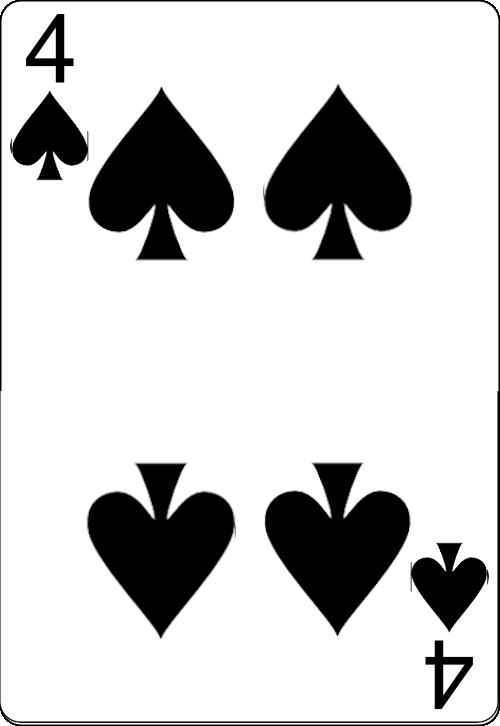
#> input picture POOIII/T2/img/15.png, 500 x 726 px, found by its file name
$ jupyter execute --allow-errors Pre_processing_images.ipynb
#> lines starting #> are read from the running program, lines starting #| are printed output that depends on the picture; after the words box and inside, x2 and y2 are one past the last pixel; in counts of white or black regions, pixels touching at a corner belong together
<a href="https://colab.research.google.com/github/FabioVCoelho/Univali/blob/master/ProcessamentoDeImagem/Pre_processing_images.ipynb" target="_parent"></a>

[cell 1]
import numpy as np
import cv2
from google.colab.patches import cv2_imshow
import matplotlib.pyplot as plt
import os
import PIL
import tensorflow as tf

from tensorflow import keras
from tensorflow.keras import layers
from tensorflow.keras.models import Sequential

def print_img(img):
  #Display the image
  cv2_imshow(img)
  #key binding function
  cv2.waitKey(0)
  #Destroyed all window we created earlier.
  cv2.destroyAllWindows()

[cell 2]
image = cv2.imread("/content/drive/My Drive/Colab Notebooks/ProcessamentoDeImagem/musicChords/Dó/15.png")
#> image is the input picture: shape (726, 500, 3); min 0, max 255, mean 205.4
gray = cv2.cvtColor(image,cv2.COLOR_RGB2GRAY)
thresh = cv2.threshold(gray, 0, 255, cv2.THRESH_BINARY_INV + cv2.THRESH_OTSU)[1]
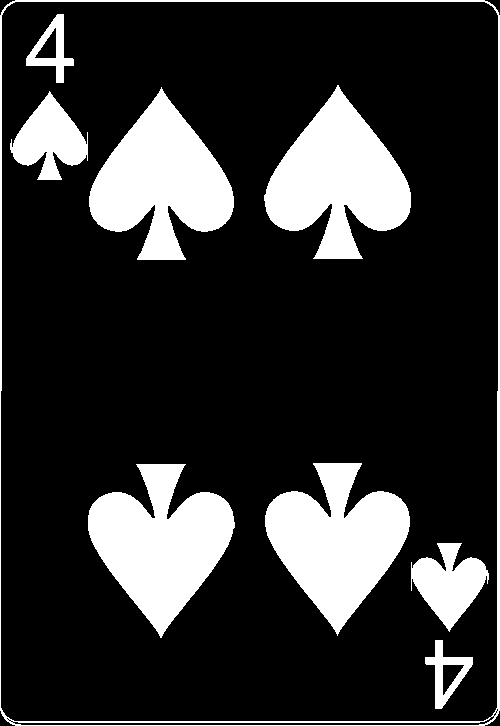
#> thresh: shape (726, 500); 19.7% white; 9 white regions, largest, box (x1, y1, x2, y2) and area: (264, 85, 411, 259) 14199, (88, 464, 235, 638) 14199, (89, 87, 234, 260) 13864
# Remove vertical
vertical_kernel = cv2.getStructuringElement(cv2.MORPH_RECT, (1,30))
detected_lines = cv2.morphologyEx(thresh, cv2.MORPH_OPEN, vertical_kernel, iterations=2)
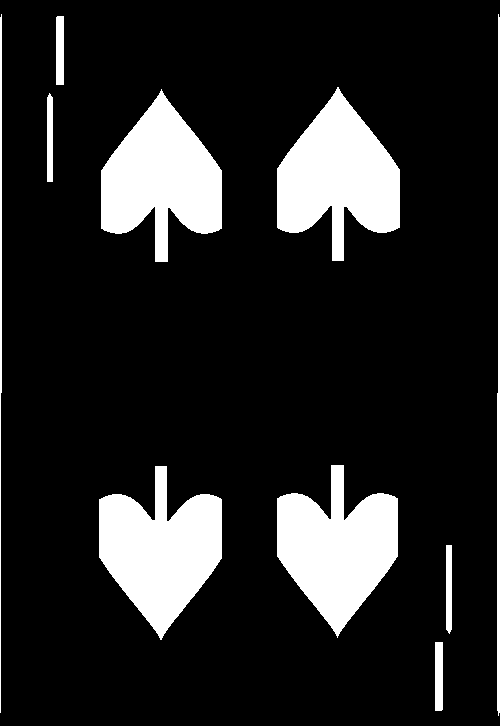
#> detected_lines: shape (726, 500); 14.9% white; 10 white regions
cnts = cv2.findContours(detected_lines, cv2.RETR_EXTERNAL, cv2.CHAIN_APPROX_SIMPLE)
#> cnts = 10 contours; largest, box (x1, y1, x2, y2) and area: (99, 466, 222, 640) 12168, (277, 87, 400, 261) 12168, (277, 465, 398, 638) 11887, (101, 89, 222, 262) 11887, (497, 14, 500, 716) 1014
cnts = cnts[0] if len(cnts) == 2 else cnts[1]
for c in cnts:
    cv2.drawContours(image, [c], -1, (255,255,255), 2)
#> this loop made 10 passes
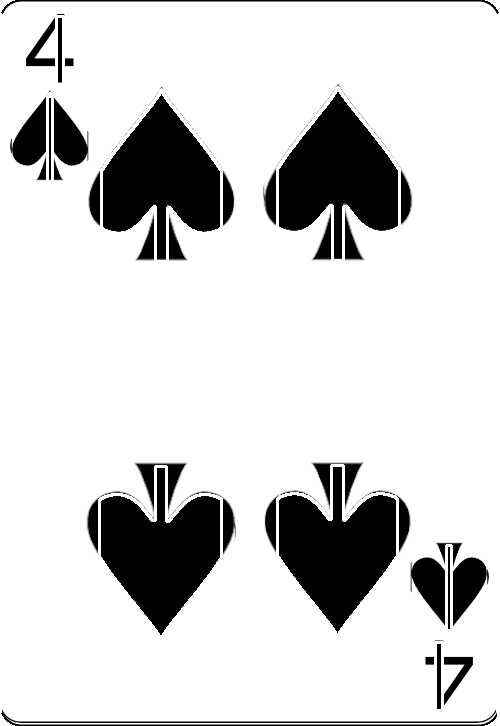
#> image: shape (726, 500, 3); 3.17% of pixels changed, all inside (x1, y1, x2, y2) = (0, 13, 500, 716)

print_img(image)
print_img(thresh)

[cell 3]
vertical = np.copy(thresh)
# Specify size on vertical axis
rows = vertical.shape[0]
#> rows = 726
verticalsize = rows // 30
#> verticalsize = 24
# Create structure element for extracting vertical lines through morphology operations
verticalStructure = cv2.getStructuringElement(cv2.MORPH_RECT, (1, verticalsize))
#> verticalStructure = 24 values from 1 to 1
# Apply morphology operations
vertical = cv2.erode(vertical, verticalStructure)
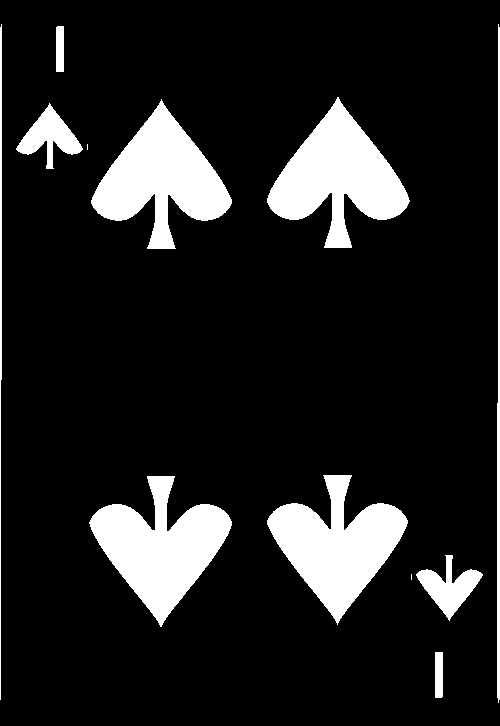
#> vertical: shape (726, 500); 13.1% white; 12 white regions (2 under 20 px), largest, box (x1, y1, x2, y2) and area: (267, 97, 410, 248) 10240, (89, 476, 232, 627) 10240, (91, 99, 232, 249) 9964
vertical = cv2.dilate(vertical, verticalStructure)
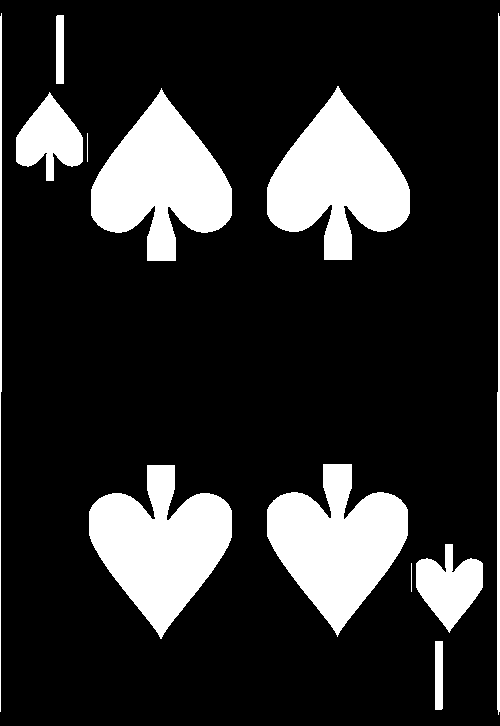
#> vertical: shape (726, 500); 18.1% white; 12 white regions, largest, box (x1, y1, x2, y2) and area: (267, 86, 410, 260) 13897, (89, 465, 232, 639) 13897, (91, 88, 232, 261) 13575
# Show extracted vertical lines
print_img(vertical)

[cell 4]
# image = cv2.imread("/content/drive/My Drive/Colab Notebooks/ProcessamentoDeImagem/musicChords/Dó/13.png")
path = "/content/drive/My Drive/Colab Notebooks/ProcessamentoDeImagem/musicChords/NotesToModel/Fa/"
#> (the rest of this cell did not finish here and is left out)

#> (a cell that did not finish here is left out)

[cell 6]
# image = cv2.imread("/content/drive/My Drive/Colab Notebooks/ProcessamentoDeImagem/musicChords/Dó/13.png")
path = "/content/drive/My Drive/Colab Notebooks/ProcessamentoDeImagem/musicChords/NotesToModel/Mi/"
#> (the rest of this cell did not finish here and is left out)

[cell 7]
# image = cv2.imread("/content/drive/My Drive/Colab Notebooks/ProcessamentoDeImagem/musicChords/Dó/13.png")
path = "/content/drive/My Drive/Colab Notebooks/ProcessamentoDeImagem/musicChords/Ré/"
#> (the rest of this cell did not finish here and is left out)

[cell 8]
def note_and_bars(image):
  gray = cv2.cvtColor(image,cv2.COLOR_RGB2GRAY)
  thresh = cv2.threshold(gray, 0, 255, cv2.THRESH_BINARY_INV + cv2.THRESH_OTSU)[1]
  horizontal = np.copy(thresh)
  # Specify size on horizontal axis
  cols = horizontal.shape[1]
  horizontal_size = cols // 10
  # Create structure element for extracting horizontal lines through morphology operations
  horizontalStructure = cv2.getStructuringElement(cv2.MORPH_RECT, (horizontal_size, 1))
  # Apply morphology operations
  horizontal = cv2.erode(horizontal, horizontalStructure)
  horizontal = cv2.dilate(horizontal, horizontalStructure)
  return horizontal

[cell 9]
# [13 lines left out: function thick_rectangle, not called in this run]

#> (a cell that did not finish here is left out)

[cell 11]
# [13 lines left out: function get_horizontal_line, not called in this run]

#> (a cell that did not finish here is left out)

[cell 13]
imagem_path = "/content/drive/My Drive/Colab Notebooks/ProcessamentoDeImagem/musicChords/Ré/Screenshot from 2020-10-21 20-25-47.png"
#> (the rest of this cell did not finish here and is left out)

[cell 14]
# image = cv2.imread("/content/drive/My Drive/Colab Notebooks/ProcessamentoDeImagem/musicChords/Dó/13.png")
path = "/content/drive/My Drive/Colab Notebooks/ProcessamentoDeImagem/musicChords/Nossa base/out/re/"
#> (the rest of this cell did not finish here and is left out)

[cell 15]
# image = cv2.imread("/content/drive/My Drive/Colab Notebooks/ProcessamentoDeImagem/musicChords/Dó/13.png")
path = "/content/drive/My Drive/Colab Notebooks/ProcessamentoDeImagem/musicChords/NotesToModel/Fa/"
#> (the rest of this cell did not finish here and is left out)

[cell 16]
# [50 lines left out: function get_circles_from_image, not called in this run]

[cell 17]
import numpy as np
import cv2

img = cv2.imread('/content/drive/My Drive/Colab Notebooks/ProcessamentoDeImagem/musicChords/Dó/15.png',cv2.IMREAD_COLOR)
a1=14
b1=62
r=14
cv2.circle(img,(a1,b1), r, (0,0,0),2)
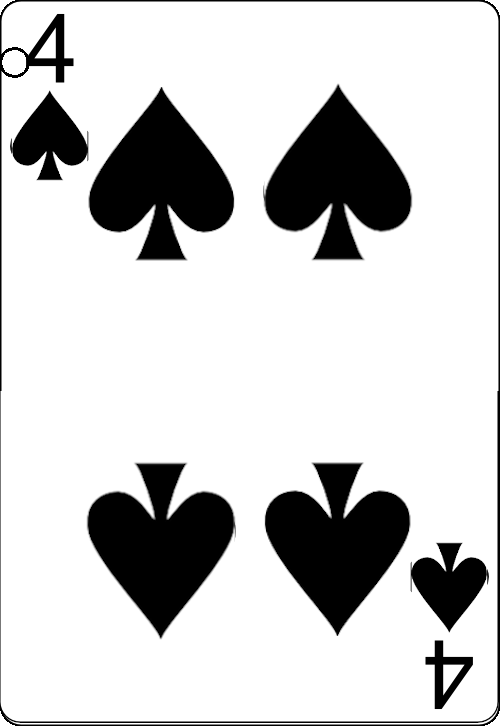
#> img: shape (726, 500, 3); 0.06% of pixels changed, all inside (x1, y1, x2, y2) = (1, 47, 29, 78)
result = img[a1-r:a1+r,b1-r:b1+r]
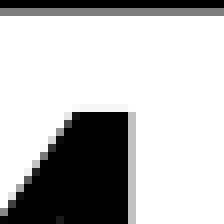
#> result: shape (28, 28, 3) (shown 8 times larger); min 0, max 255, mean 187.5
print_img(result)
# [4 lines of commented-out code are left out]

$ run again, with POOIII/T2/img/0.png copied over POOIII/T2/img/15.png
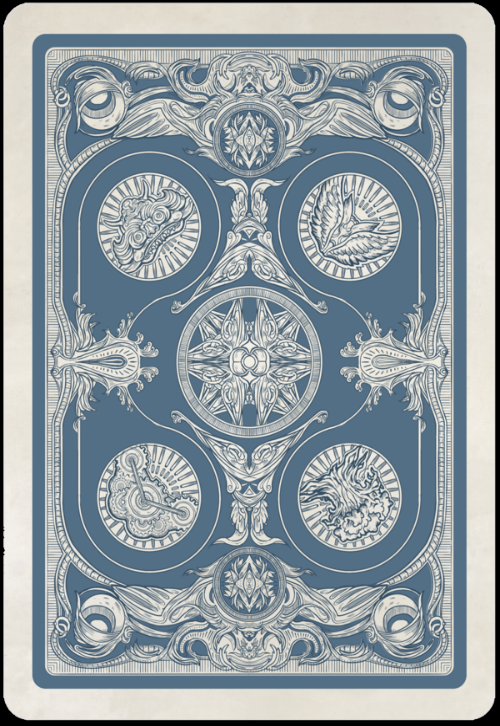
#> input picture POOIII/T2/img/0.png, 500 x 726 px, found by its file name
#> image is the input picture: shape (726, 500, 3); mean B, G, R 163.9, 158.3, 147.4
#> thresh: shape (726, 500); 52.1% white; 606 black regions (469 under 20 px), largest, box (x1, y1, x2, y2) and area: (4, 3, 495, 720) 67213, (45, 47, 454, 676) 38623, (176, 286, 322, 438) 9868
#> detected_lines: shape (726, 500); 16.2% white; 44 white regions
#> cnts = 44 contours, 16 with area under 20; largest, box (x1, y1, x2, y2) and area: (32, 36, 45, 691) 7760, (453, 36, 466, 691) 7198, (381, 180, 419, 345) 3588, (80, 180, 118, 348) 3586, (381, 383, 419, 548) 3572
#> the loop `for c in cnts:` made 44 passes
#> c on passes 1, 4, 5, 11, 12, 13, 18, 21: [[451, 596], [451, 659]], [[276, 545], [276, 603]], [[222, 545], [222, 603]], [[438, 424], [438, 519]], [[444, 423], [444, 500]], [[54, 422], [54, 508]], [[47, 326], [47, 402]], [[47, 249], [47, 324]]
#> after the loop `for c in cnts:`:
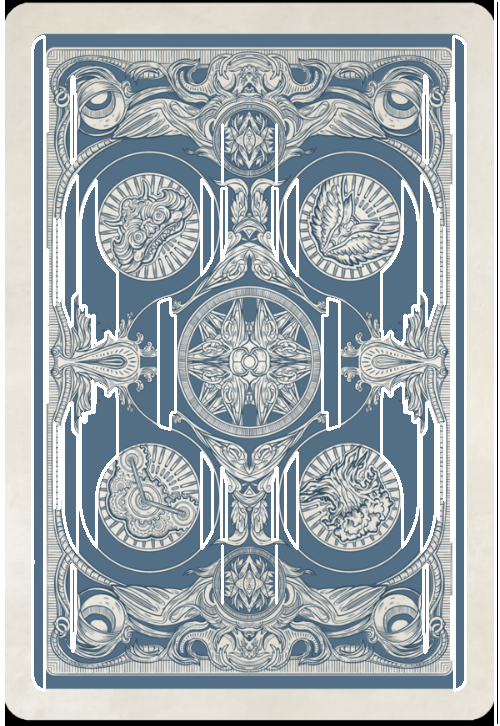
#> image: shape (726, 500, 3); 10.24% of pixels changed, all inside (x1, y1, x2, y2) = (0, 0, 500, 726)
#> verticalStructure = 24 values from 1 to 1
#> img: shape (726, 500, 3); 0.06% of pixels changed, all inside (x1, y1, x2, y2) = (3, 47, 30, 78)
#> `result = img[a1-r:a1+r,b1-r:b1+r]`:
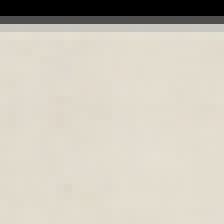
#> result: shape (28, 28, 3) (shown 8 times larger); mean B, G, R 186.9, 198.2, 203.7

$ run again, with POOIII/T2/img/1.png copied over POOIII/T2/img/15.png
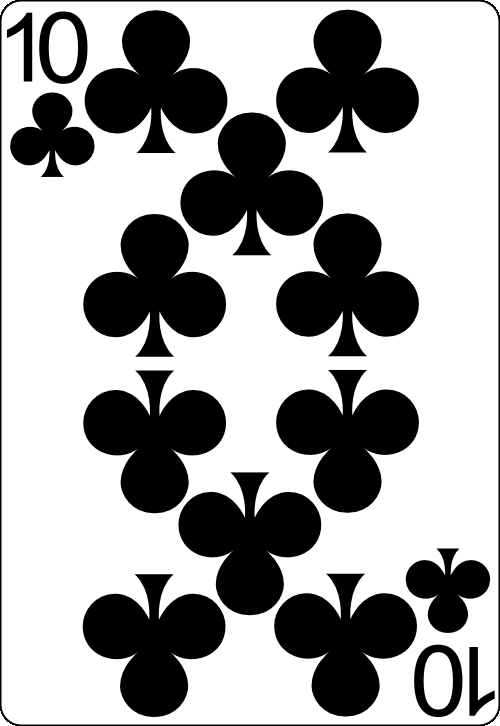
#> input picture POOIII/T2/img/1.png, 500 x 726 px, found by its file name
#> image is the input picture: shape (726, 500, 3); min 0, max 255, mean 161.8
#> thresh: shape (726, 500); 36.8% white; 17 white regions, largest, box (x1, y1, x2, y2) and area: (178, 472, 321, 615) 11671, (85, 10, 227, 153) 11662, (83, 370, 226, 513) 11661
#> detected_lines: shape (726, 500); 24.4% white; 41 white regions
#> cnts = 41 contours, 1 with area under 20; largest, box (x1, y1, x2, y2) and area: (328, 372, 367, 515) 4273, (328, 215, 367, 358) 4266, (231, 474, 269, 617) 4208, (135, 576, 173, 719) 4206, (137, 12, 175, 155) 4203
#> the loop `for c in cnts:` made 41 passes
#> c on passes 1, 2, 35, 36: [[453, 653], [453, 712]], [[423, 652], [422, 653], [422, 711], [423, 712]], [[78, 19], [78, 79], [79, 78], [79, 20]], [[48, 19], [47, 20], [47, 78], [48, 79]]
#> after the loop `for c in cnts:`:
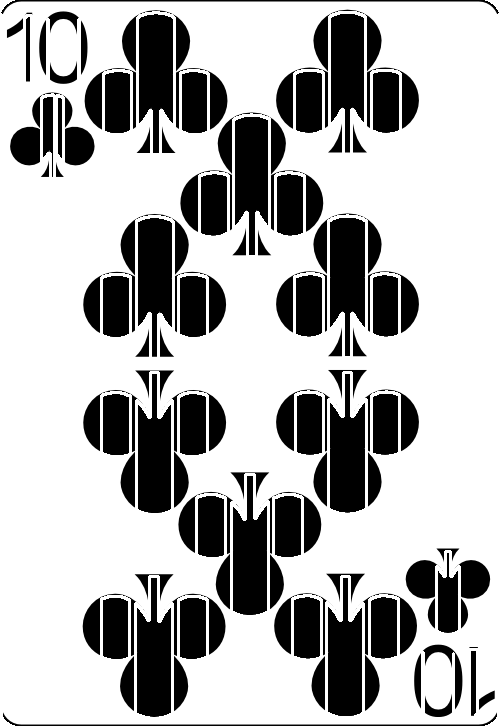
#> image: shape (726, 500, 3); 7.24% of pixels changed, all inside (x1, y1, x2, y2) = (0, 11, 500, 718)
#> verticalStructure = 24 values from 1 to 1
#> img: shape (726, 500, 3); 0.05% of pixels changed, all inside (x1, y1, x2, y2) = (1, 47, 24, 78)
#> `result = img[a1-r:a1+r,b1-r:b1+r]`:
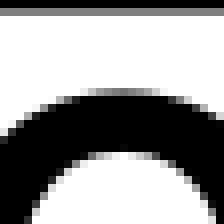
#> result: shape (28, 28, 3) (shown 8 times larger); min 0, max 255, mean 154.7
